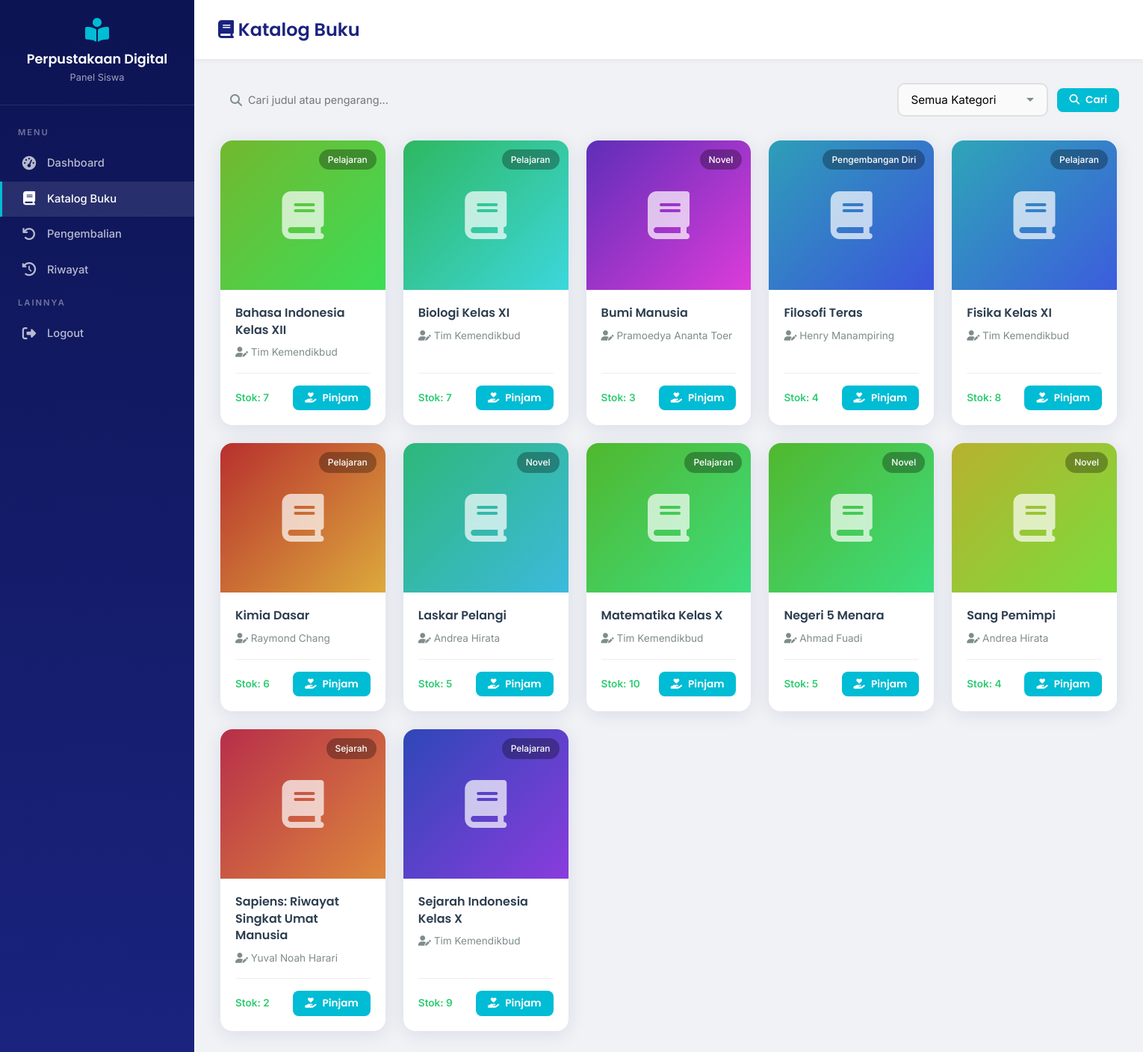
Screenshot of /siswa/katalog.php (signed in) with the database file from the repository.
### tables this page shows
CREATE TABLE IF NOT EXISTS buku (
    id INT AUTO_INCREMENT PRIMARY KEY,
    judul VARCHAR(200) NOT NULL,
    pengarang VARCHAR(100) NOT NULL,
    penerbit VARCHAR(100) DEFAULT NULL,
    tahun_terbit YEAR DEFAULT NULL,
    isbn VARCHAR(20) DEFAULT NULL,
    kategori VARCHAR(50) DEFAULT NULL,
    stok INT NOT NULL DEFAULT 0,
    cover VARCHAR(255) DEFAULT NULL,
    deskripsi TEXT DEFAULT NULL,
    created_at TIMESTAMP DEFAULT CURRENT_TIMESTAMP,
    updated_at TIMESTAMP DEFAULT CURRENT_TIMESTAMP ON UPDATE CURRENT_TIMESTAMP
);

### config/database.php (called while the page is built, shortened)
<?php
$base_url = '/web_perpus_sekolah';
?>

### siswa/katalog.php (the view, shortened to what this page needs)
<?php
require_once '../config/database.php';
$search = $_GET['search'] ?? '';
$where = "1=1"; $params = []; $types = "";
$stmt = $conn->prepare("SELECT * FROM buku WHERE $where ORDER BY judul ASC");
$stmt->execute();
$books = $stmt->get_result();
?>
<!DOCTYPE html>
<html lang="id">
<head>
    <link rel="stylesheet" href="<?= $base_url ?>/assets/css/style.css">
    <link rel="stylesheet" href="https://cdnjs.cloudflare.com/ajax/libs/font-awesome/6.5.0/css/all.min.css">
</head>
<body>
<div class="dashboard-layout">
    <aside class="sidebar">
        <div class="sidebar-header"><i class="fas fa-book-open-reader" style="font-size:2rem;color:var(--accent);"></i><h3><?= APP_NAME ?></h3><small>Panel Siswa</small></div>
        <nav class="sidebar-menu">
            <div class="menu-label">Menu</div>
            <a href="dashboard.php"><i class="fas fa-tachometer-alt"></i> Dashboard</a>
            <a href="katalog.php" class="active"><i class="fas fa-book"></i> Katalog Buku</a>
            <a href="pengembalian.php"><i class="fas fa-undo"></i> Pengembalian</a>
            <a href="riwayat.php"><i class="fas fa-history"></i> Riwayat</a>
            <div class="menu-label">Lainnya</div>
            <a href="<?= $base_url ?>/logout.php"><i class="fas fa-sign-out-alt"></i> Logout</a>
        </nav>
    </aside>
    <main class="main-content">
        <div class="content-header">
            <h1><i class="fas fa-book"></i> Katalog Buku</h1>
        </div>
        <div class="content-body">
            <form method="GET" style="display:flex;gap:12px;margin-bottom:2rem;flex-wrap:wrap;align-items:center;">
                <div class="search-box" style="flex:1;min-width:250px;">
                    <i class="fas fa-search" style="color:var(--text-light);"></i>
                    <input type="text" name="search" placeholder="Cari judul atau pengarang..." value="<?= htmlspecialchars($search) ?>">
                </div>
                <select name="kategori" class="form-control" style="width:auto;" onchange="this.form.submit()">
                    <option value="">Semua Kategori</option>
                </select>
                <button type="submit" class="btn btn-primary btn-sm"><i class="fas fa-search"></i> Cari</button>
            </form>
            <div class="books-grid">
                <?php while ($b = $books->fetch_assoc()): ?>
                <div class="book-card">
                    <div class="book-cover" style="background:linear-gradient(135deg, hsl(<?= crc32($b['judul'])%360 ?>,60%,45%), hsl(<?= (crc32($b['judul'])%360+40) ?>,70%,55%));">
                        <i class="fas fa-book"></i>
                        <span class="kategori-badge"><?= htmlspecialchars($b['kategori']) ?></span>
                    </div>
                    <div class="book-info">
                        <h4><?= htmlspecialchars($b['judul']) ?></h4>
                        <p class="author"><i class="fas fa-user-pen"></i> <?= htmlspecialchars($b['pengarang']) ?></p>
                        <div class="book-meta">
                            <span class="stock <?= $b['stok']>0?'available':'empty' ?>">
                                Stok: <?= $b['stok'] ?>
                            </span>
                            <?php if ($b['stok'] > 0): ?>
                            <a href="pinjam.php?id=<?= $b['id'] ?>" class="btn btn-sm btn-primary" onclick="return confirm('Pinjam buku ini?')">
                                <i class="fas fa-hand-holding-heart"></i> Pinjam
                            </a>
                            <?php else: ?>
                            <span class="btn btn-sm" style="background:#eee;color:#999;cursor:not-allowed;">Habis</span>
                            <?php endif; ?>
                        </div>
                    </div>
                </div>
                <?php endwhile; ?>
            </div>
        </div>
    </main>
</div>
</body>
</html>

### rows the page displays
buku: kategori "Pelajaran", judul "Bahasa Indonesia Kelas XII", pengarang "Tim Kemendikbud", stok "7"
buku: kategori "Pelajaran", judul "Biologi Kelas XI", pengarang "Tim Kemendikbud", stok "7"
buku: kategori "Novel", judul "Bumi Manusia", pengarang "Pramoedya Ananta Toer", stok "3"
buku: kategori "Pengembangan Diri", judul "Filosofi Teras", pengarang "Henry Manampiring", stok "4"
buku: kategori "Pelajaran", judul "Fisika Kelas XI", pengarang "Tim Kemendikbud", stok "8"
buku: kategori "Pelajaran", judul "Kimia Dasar", pengarang "Raymond Chang", stok "6"
buku: kategori "Novel", judul "Laskar Pelangi", pengarang "Andrea Hirata", stok "5"
buku: kategori "Pelajaran", judul "Matematika Kelas X", pengarang "Tim Kemendikbud", stok "10"
buku: kategori "Novel", judul "Negeri 5 Menara", pengarang "Ahmad Fuadi", stok "5"
buku: kategori "Novel", judul "Sang Pemimpi", pengarang "Andrea Hirata", stok "4"
buku: kategori "Sejarah", judul "Sapiens: Riwayat Singkat Umat Manusia", pengarang "Yuval Noah Harari", stok "2"
buku: kategori "Pelajaran", judul "Sejarah Indonesia Kelas X", pengarang "Tim Kemendikbud", stok "9"

### other values shown
APP_NAME "Perpustakaan Digital"
